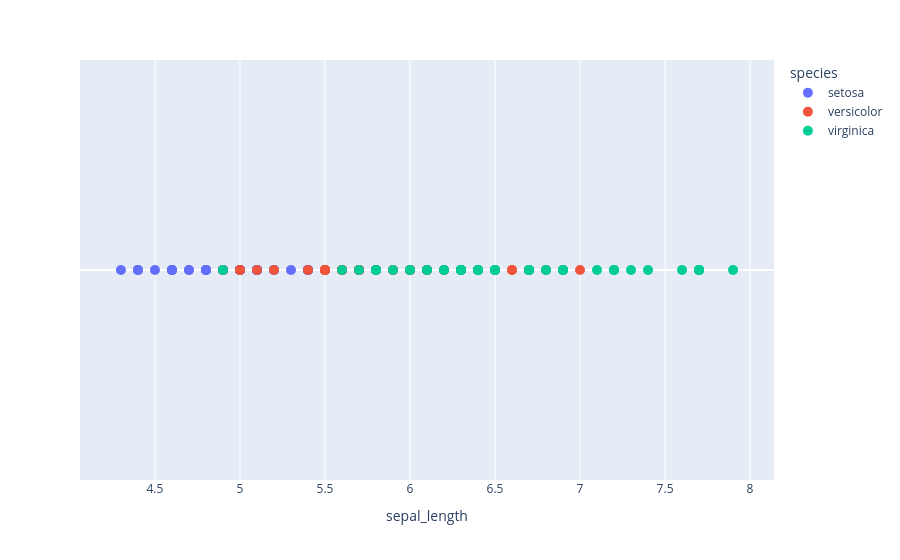

This figure's notebook cell:
### Markdown cell above
### 2-Make a scatter-plot representing the plants in a space spanned by sepal_length? Can you visualize the three categories/classes?

### Code cell
# Create a scatter plot using Plotly Express, with 'sepal_length' on the x-axis, a constant value on the y-axis (to create a horizontal line), and color based on the 'species' column (Iris dataset)
fig=px.scatter(irisData,x='sepal_length',y=np.zeros(np.shape(irisData)[0]),color='species')
fig.update_yaxes(tickvals=[],title=None)
fig.update_traces(marker_size=10)
fig.show()

### Figure 1 — Plotly figure (JSON) as saved in the notebook; plotly's stock layout.template omitted (floating-point values rounded to 4 significant figures)
{"data": [{"hovertemplate": "species=setosa<br>sepal_length=%{x}<br>y=%{y}<extra></extra>", "legendgroup": "setosa", "marker": {"color": "#636efa", "size": 10, "symbol": "circle"}, "mode": "markers", "name": "setosa", "orientation": "v", "showlegend": true, "type": "scatter", "x": [5.1, 4.9, 4.7, 4.6, 5.0, 5.4, 4.6, 5.0, 4.4, 4.9, 5.4, 4.8, 4.8, 4.3, 5.8, 5.7, 5.4, 5.1, 5.7, 5.1, 5.4, 5.1, 4.6, 5.1, 4.8, 5.0, 5.0, 5.2, 5.2, 4.7, 4.8, 5.4, 5.2, 5.5, 4.9, 5.0, 5.5, 4.9, 4.4, 5.1, 5.0, 4.5, 4.4, 5.0, 5.1, 4.8, 5.1, 4.6, 5.3, 5.0], "xaxis": "x", "y": [0.0, 0.0, 0.0, 0.0, 0.0, 0.0, 0.0, 0.0, 0.0, 0.0, 0.0, 0.0, 0.0, 0.0, 0.0, 0.0, 0.0, 0.0, 0.0, 0.0, 0.0, 0.0, 0.0, 0.0, 0.0, 0.0, 0.0, 0.0, 0.0, 0.0, 0.0, 0.0, 0.0, 0.0, 0.0, 0.0, 0.0, 0.0, 0.0, 0.0, 0.0, 0.0, 0.0, 0.0, 0.0, 0.0, 0.0, 0.0, 0.0, 0.0], "yaxis": "y"}, {"hovertemplate": "species=versicolor<br>sepal_length=%{x}<br>y=%{y}<extra></extra>", "legendgroup": "versicolor", "marker": {"color": "#EF553B", "size": 10, "symbol": "circle"}, "mode": "markers", "name": "versicolor", "orientation": "v", "showlegend": true, "type": "scatter", "x": [7.0, 6.4, 6.9, 5.5, 6.5, 5.7, 6.3, 4.9, 6.6, 5.2, 5.0, 5.9, 6.0, 6.1, 5.6, 6.7, 5.6, 5.8, 6.2, 5.6, 5.9, 6.1, 6.3, 6.1, 6.4, 6.6, 6.8, 6.7, 6.0, 5.7, 5.5, 5.5, 5.8, 6.0, 5.4, 6.0, 6.7, 6.3, 5.6, 5.5, 5.5, 6.1, 5.8, 5.0, 5.6, 5.7, 5.7, 6.2, 5.1, 5.7], "xaxis": "x", "y": [0.0, 0.0, 0.0, 0.0, 0.0, 0.0, 0.0, 0.0, 0.0, 0.0, 0.0, 0.0, 0.0, 0.0, 0.0, 0.0, 0.0, 0.0, 0.0, 0.0, 0.0, 0.0, 0.0, 0.0, 0.0, 0.0, 0.0, 0.0, 0.0, 0.0, 0.0, 0.0, 0.0, 0.0, 0.0, 0.0, 0.0, 0.0, 0.0, 0.0, 0.0, 0.0, 0.0, 0.0, 0.0, 0.0, 0.0, 0.0, 0.0, 0.0], "yaxis": "y"}, {"hovertemplate": "species=virginica<br>sepal_length=%{x}<br>y=%{y}<extra></extra>", "legendgroup": "virginica", "marker": {"color": "#00cc96", "size": 10, "symbol": "circle"}, "mode": "markers", "name": "virginica", "orientation": "v", "showlegend": true, "type": "scatter", "x": [6.3, 5.8, 7.1, 6.3, 6.5, 7.6, 4.9, 7.3, 6.7, 7.2, 6.5, 6.4, 6.8, 5.7, 5.8, 6.4, 6.5, 7.7, 7.7, 6.0, 6.9, 5.6, 7.7, 6.3, 6.7, 7.2, 6.2, 6.1, 6.4, 7.2, 7.4, 7.9, 6.4, 6.3, 6.1, 7.7, 6.3, 6.4, 6.0, 6.9, 6.7, 6.9, 5.8, 6.8, 6.7, 6.7, 6.3, 6.5, 6.2, 5.9], "xaxis": "x", "y": [0.0, 0.0, 0.0, 0.0, 0.0, 0.0, 0.0, 0.0, 0.0, 0.0, 0.0, 0.0, 0.0, 0.0, 0.0, 0.0, 0.0, 0.0, 0.0, 0.0, 0.0, 0.0, 0.0, 0.0, 0.0, 0.0, 0.0, 0.0, 0.0, 0.0, 0.0, 0.0, 0.0, 0.0, 0.0, 0.0, 0.0, 0.0, 0.0, 0.0, 0.0, 0.0, 0.0, 0.0, 0.0, 0.0, 0.0, 0.0, 0.0, 0.0], "yaxis": "y"}], "layout": {"legend": {"title": {"text": "species"}, "tracegroupgap": 0}, "margin": {"t": 60}, "xaxis": {"anchor": "y", "domain": [0, 1], "title": {"text": "sepal_length"}}, "yaxis": {"anchor": "x", "domain": [0, 1], "tickvals": [], "title": {}}}}
